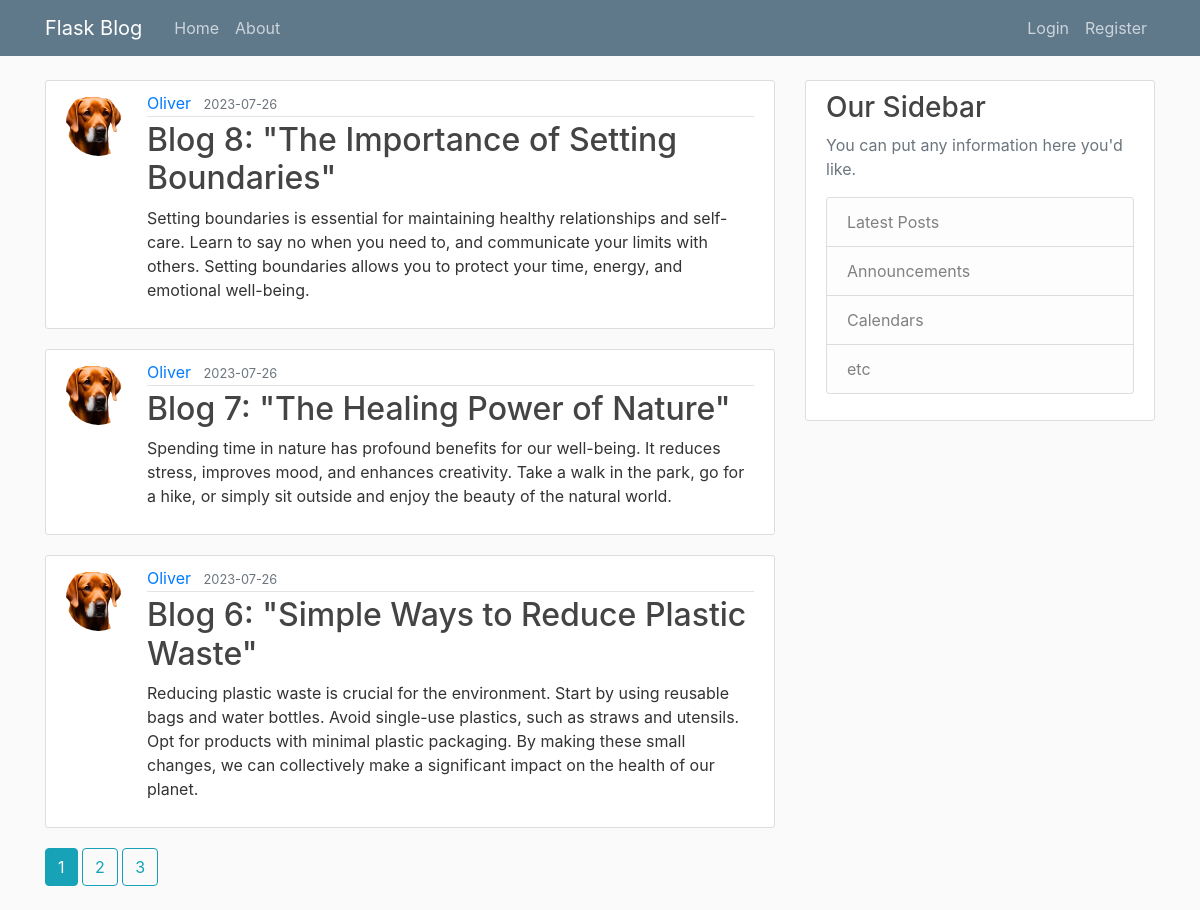
Page /home on the earlier database version.
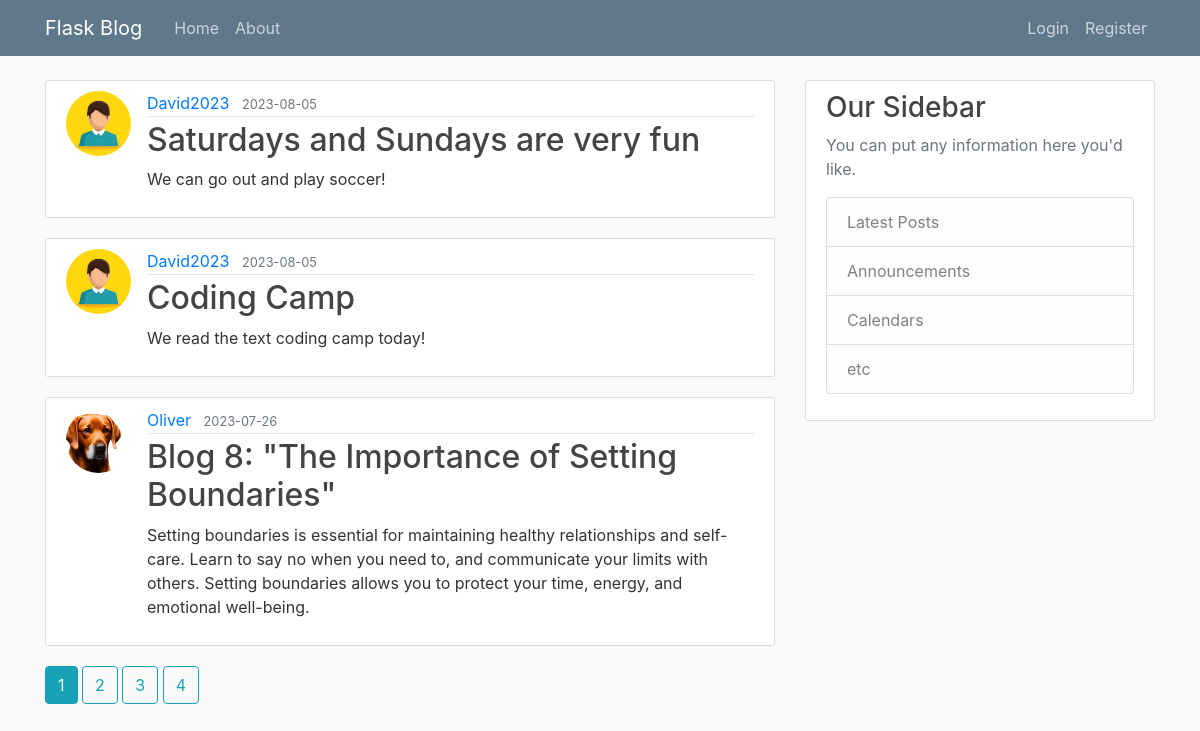
Same page on the later database version.
### myblog/models.py (models this page shows, shortened)
class Post(db.Model):
    id = db.Column(db.Integer, primary_key = True)
    title = db.Column(db.String(100), nullable=False)
    date_posted = db.Column(db.DateTime, nullable=False, default=datetime.utcnow)
    content = db.Column(db.Text, nullable=False)
    user_id = db.Column(db.Integer, db.ForeignKey('user.id'), nullable=False)

class User(db.Model, UserMixin):
    id = db.Column(db.Integer, primary_key = True)
    username = db.Column(db.String(20), unique=True, nullable=False)
    email = db.Column(db.String(120), unique=True, nullable=False)
    image_file = db.Column(db.String(20), nullable=False, default='default.jpg')
    password = db.Column(db.String(60), nullable=False)
    posts = db.relationship('Post', backref='author', lazy=True)

### myblog/main/routes.py (the view)
@main.route("/")
@main.route("/home")
def home():
    page = request.args.get('page', 1, type=int)
    posts = Post.query.order_by(Post.date_posted.desc()).paginate(page=page, per_page=3)
    return render_template('home.html', posts=posts)

### myblog/templates/home.html
{% extends "layout.html" %}
{% block content %}
    {% for post in posts.items %}
        <article class="media content-section">
            <img class="rounded-circle article-img" src="{{ url_for('static', filename='flask profile pictures/' + post.author.image_file) }}">
            <div class="media-body">
            <div class="article-metadata">
                <a class="mr-2" href="{{ url_for('users.user_posts', username=post.author.username) }}">{{ post.author.username }}</a>
                <small class="text-muted">{{ post.date_posted.strftime('%Y-%m-%d') }}</small>
            </div>
            <h2><a class="article-title" href="{{ url_for('posts.post', post_id=post.id) }}">{{ post.title }}</a></h2>
            <p class="article-content">{{ post.content }}</p>
            </div>
        </article>
    {% endfor %}
    {% for page_num in posts.iter_pages(left_edge=1, right_edge=1, left_current=1, right_current=2) %}
        {% if page_num %}
            {% if posts.page == page_num %}
                <a class="btn btn-info mb-4" href="{{ url_for('main.home', page=page_num) }}">{{ page_num }}</a>
            {% else %}
                <a class="btn btn-outline-info mb-4" href="{{ url_for('main.home', page=page_num) }}">{{ page_num }}</a>
            {% endif %}
        {% else %}
            ...
        {% endif %}
    {% endfor %}
{% endblock content %}

Differences in the rows shown:
no longer on this page (row unchanged): Post: image_file (picture), author.username "Oliver", date_posted "2023-07-26", title "Blog 7: \"The Healing Power of Nature\"", content "Spending time in nature has profound benefits for our well-being. It reduces stress, improves mood, and enhances creativity. Take a walk in the park, go for a hike, or simply sit outside and enjoy the beauty of the natural world."
no longer on this page (row unchanged): Post: image_file (picture), author.username "Oliver", date_posted "2023-07-26", title "Blog 6: \"Simple Ways to Reduce Plastic Waste\"", content "Reducing plastic waste is crucial for the environment. Start by using reusable bags and water bottles. Avoid single-use plastics, such as straws and utensils. Opt for products with minimal plastic packaging. By making these small changes, we can collectively make a significant impact on the health of our planet."
added Post: image_file (placeholder picture), author.username "David2023", date_posted "2023-08-05", title "Saturdays and Sundays are very fun", content "We can go out and play soccer!"
added Post: image_file (placeholder picture), author.username "David2023", date_posted "2023-08-05", title "Coding Camp", content "We read the text coding camp today!"
Other differences:
new list line: "4"
